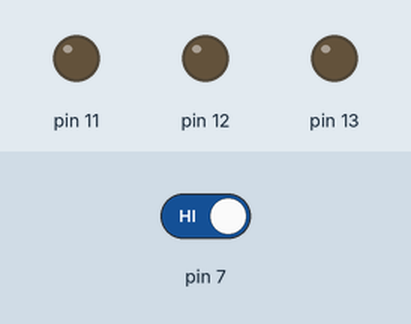
This sketch was run on a simulated Arduino Uno, built with avr-gcc and run on an emulated ATmega328P. Parts: output pins drawn as LEDs (lit = HIGH). Inputs (shaded band) come from the test bench; at power-on: pin 7 HIGH.

Above: at 1.2 s.
1.3 s: pin 7 driven LOW
At 1.9 s:
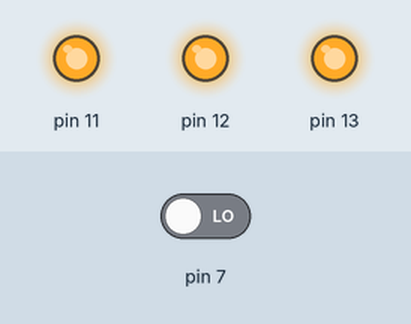
2.8 s: pin 7 driven HIGH
At 3.1 s:
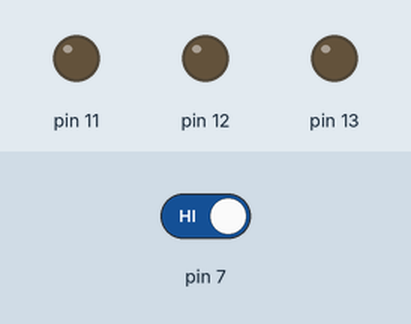
Timing chart, 0 to 5.8 s (numbered marks = the images above; inputs shaded):
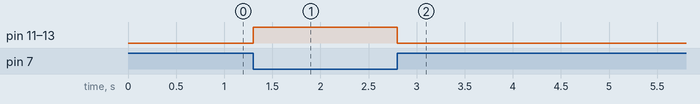

The sketch:

Master.ino
```cpp
int reset = 2;   // to store on or off value


void setup()
{ pinMode(7, INPUT);
  pinMode(11, OUTPUT);
  pinMode(12, OUTPUT);
  pinMode(13, OUTPUT);
}
void loop()
{
  reset = digitalRead(7);

  if (reset == 0) {
    digitalWrite(11, HIGH);
    digitalWrite(12, HIGH);
    digitalWrite(13, HIGH);

  }
  else
  {
    digitalWrite(11, LOW);
    digitalWrite(12, LOW);
    digitalWrite(13, LOW);
  }
}
```

Measured:
- after the input at 1.3 s, pin 11–13: LOW → HIGH at once
- after the input at 2.8 s, pin 11–13: HIGH → LOW at once
